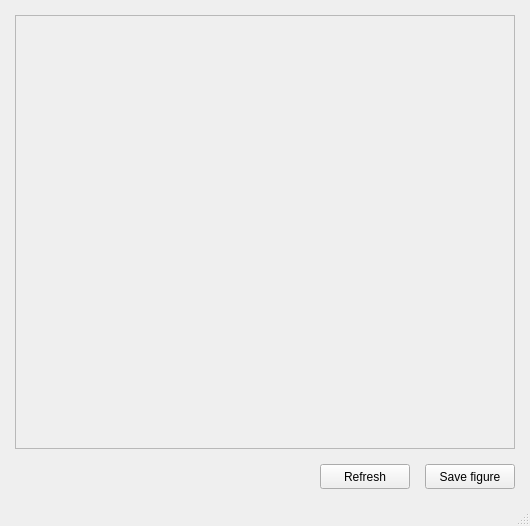
<?xml version="1.0" encoding="UTF-8"?>
<ui version="4.0">
 <class>MainWindow</class>
 <widget class="QMainWindow" name="MainWindow">
  <property name="geometry">
   <rect>
    <x>0</x>
    <y>0</y>
    <width>530</width>
    <height>526</height>
   </rect>
  </property>
  <property name="windowTitle">
   <string>MainWindow</string>
  </property>
  <widget class="QWidget" name="centralwidget">
   <layout class="QVBoxLayout" name="verticalLayout">
    <property name="spacing">
     <number>15</number>
    </property>
    <property name="leftMargin">
     <number>15</number>
    </property>
    <property name="topMargin">
     <number>15</number>
    </property>
    <property name="rightMargin">
     <number>15</number>
    </property>
    <property name="bottomMargin">
     <number>15</number>
    </property>
    <item>
     <widget class="QFrame" name="frame">
      <property name="minimumSize">
       <size>
        <width>500</width>
        <height>400</height>
       </size>
      </property>
      <property name="frameShape">
       <enum>QFrame::StyledPanel</enum>
      </property>
      <property name="frameShadow">
       <enum>QFrame::Raised</enum>
      </property>
      <layout class="QVBoxLayout" name="frame_layout">
       <property name="spacing">
        <number>0</number>
       </property>
       <property name="leftMargin">
        <number>0</number>
       </property>
       <property name="topMargin">
        <number>0</number>
       </property>
       <property name="rightMargin">
        <number>0</number>
       </property>
       <property name="bottomMargin">
        <number>0</number>
       </property>
      </layout>
     </widget>
    </item>
    <item>
     <layout class="QHBoxLayout" name="horizontalLayout">
      <property name="spacing">
       <number>0</number>
      </property>
      <item>
       <spacer name="horizontalSpacer">
        <property name="orientation">
         <enum>Qt::Horizontal</enum>
        </property>
        <property name="sizeHint" stdset="0">
         <size>
          <width>40</width>
          <height>20</height>
         </size>
        </property>
       </spacer>
      </item>
      <item>
       <widget class="QPushButton" name="pushButton_refresh">
        <property name="minimumSize">
         <size>
          <width>90</width>
          <height>25</height>
         </size>
        </property>
        <property name="maximumSize">
         <size>
          <width>16777215</width>
          <height>25</height>
         </size>
        </property>
        <property name="text">
         <string>Refresh</string>
        </property>
       </widget>
      </item>
      <item>
       <spacer name="horizontalSpacer_2">
        <property name="orientation">
         <enum>Qt::Horizontal</enum>
        </property>
        <property name="sizeType">
         <enum>QSizePolicy::Fixed</enum>
        </property>
        <property name="sizeHint" stdset="0">
         <size>
          <width>15</width>
          <height>20</height>
         </size>
        </property>
       </spacer>
      </item>
      <item>
       <widget class="QPushButton" name="pushButton_save_figure">
        <property name="minimumSize">
         <size>
          <width>90</width>
          <height>25</height>
         </size>
        </property>
        <property name="maximumSize">
         <size>
          <width>16777215</width>
          <height>25</height>
         </size>
        </property>
        <property name="text">
         <string>Save figure</string>
        </property>
       </widget>
      </item>
     </layout>
    </item>
   </layout>
  </widget>
  <widget class="QMenuBar" name="menubar">
   <property name="geometry">
    <rect>
     <x>0</x>
     <y>0</y>
     <width>530</width>
     <height>22</height>
    </rect>
   </property>
  </widget>
  <widget class="QStatusBar" name="statusbar"/>
 </widget>
 <resources/>
 <connections/>
</ui>
